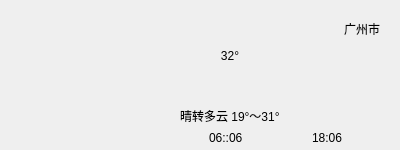
    <widget class="QWidget" name="widget_3" native="true">
     <property name="geometry">
      <rect>
       <x>0</x>
       <y>50</y>
       <width>400</width>
       <height>150</height>
      </rect>
     </property>
     <property name="sizePolicy">
      <sizepolicy hsizetype="Fixed" vsizetype="Fixed">
       <horstretch>0</horstretch>
       <verstretch>0</verstretch>
      </sizepolicy>
     </property>
     <property name="minimumSize">
      <size>
       <width>400</width>
       <height>150</height>
      </size>
     </property>
     <property name="maximumSize">
      <size>
       <width>400</width>
       <height>150</height>
      </size>
     </property>
     <layout class="QHBoxLayout" name="horizontalLayout_6">
      <property name="spacing">
       <number>0</number>
      </property>
      <property name="leftMargin">
       <number>20</number>
      </property>
      <property name="topMargin">
       <number>0</number>
      </property>
      <property name="rightMargin">
       <number>20</number>
      </property>
      <property name="bottomMargin">
       <number>0</number>
      </property>
      <item>
       <widget class="QLabel" name="lbTypeIcon">
        <property name="minimumSize">
         <size>
          <width>150</width>
          <height>150</height>
         </size>
        </property>
        <property name="maximumSize">
         <size>
          <width>150</width>
          <height>150</height>
         </size>
        </property>
        <property name="styleSheet">
         <string notr="true">background-color: rgba(255, 255, 255, 0);</string>
        </property>
        <property name="text">
         <string/>
        </property>
        <property name="pixmap">
         <pixmap resource="res.qrc">:/res/weatherBig/B04_XiaoYu.png</pixmap>
        </property>
        <property name="scaledContents">
         <bool>false</bool>
        </property>
        <property name="alignment">
         <set>Qt::AlignCenter</set>
        </property>
       </widget>
      </item>
      <item>
       <widget class="QWidget" name="widget_20" native="true">
        <layout class="QVBoxLayout" name="verticalLayout_7">
         <property name="spacing">
          <number>0</number>
         </property>
         <property name="leftMargin">
          <number>10</number>
         </property>
         <property name="topMargin">
          <number>10</number>
         </property>
         <property name="rightMargin">
          <number>0</number>
         </property>
         <property name="bottomMargin">
          <number>0</number>
         </property>
         <item>
          <widget class="QWidget" name="widget_21" native="true">
           <layout class="QHBoxLayout" name="horizontalLayout_8">
            <property name="spacing">
             <number>0</number>
            </property>
            <property name="leftMargin">
             <number>0</number>
            </property>
            <property name="topMargin">
             <number>0</number>
            </property>
            <property name="rightMargin">
             <number>0</number>
            </property>
            <property name="bottomMargin">
             <number>0</number>
            </property>
            <item>
             <widget class="QLabel" name="lbWendu">
              <property name="minimumSize">
               <size>
                <width>100</width>
                <height>0</height>
               </size>
              </property>
              <property name="maximumSize">
               <size>
                <width>100</width>
                <height>16777215</height>
               </size>
              </property>
              <property name="styleSheet">
               <string notr="true">font: 75 48pt &quot;微软雅黑&quot;;
background-color: rgba(255, 255, 255, 0);</string>
              </property>
              <property name="text">
               <string>32°</string>
              </property>
              <property name="alignment">
               <set>Qt::AlignCenter</set>
              </property>
             </widget>
            </item>
            <item>
             <widget class="QWidget" name="widget_23" native="true">
              <layout class="QVBoxLayout" name="verticalLayout_8">
               <property name="spacing">
                <number>0</number>
               </property>
               <property name="leftMargin">
                <number>0</number>
               </property>
               <property name="topMargin">
                <number>10</number>
               </property>
               <property name="rightMargin">
                <number>0</number>
               </property>
               <property name="bottomMargin">
                <number>0</number>
               </property>
               <item>
                <widget class="QLabel" name="lbCity">
                 <property name="styleSheet">
                  <string notr="true">font: 75 12pt &quot;微软雅黑&quot;;
background-color: rgba(255, 255, 255, 0);</string>
                 </property>
                 <property name="text">
                  <string>广州市</string>
                 </property>
                 <property name="alignment">
                  <set>Qt::AlignRight|Qt::AlignTop|Qt::AlignTrailing</set>
                 </property>
                 <property name="wordWrap">
                  <bool>true</bool>
                 </property>
                </widget>
               </item>
              </layout>
             </widget>
            </item>
           </layout>
          </widget>
         </item>
         <item>
          <widget class="QLabel" name="lbType">
           <property name="minimumSize">
            <size>
             <width>0</width>
             <height>24</height>
            </size>
           </property>
           <property name="maximumSize">
            <size>
             <width>16777215</width>
             <height>20</height>
            </size>
           </property>
           <property name="styleSheet">
            <string notr="true">background-color: rgba(255, 255, 255, 0);
font: 75 12pt &quot;微软雅黑&quot;;</string>
           </property>
           <property name="text">
            <string>晴转多云 19°～31°</string>
           </property>
           <property name="alignment">
            <set>Qt::AlignLeading|Qt::AlignLeft|Qt::AlignVCenter</set>
           </property>
          </widget>
         </item>
         <item>
          <widget class="QWidget" name="widget_22" native="true">
           <property name="minimumSize">
            <size>
             <width>0</width>
             <height>24</height>
            </size>
           </property>
           <property name="maximumSize">
            <size>
             <width>16777215</width>
             <height>24</height>
            </size>
           </property>
           <property name="styleSheet">
            <string notr="true">QLabel{ 
	background-color: rgba(60, 60, 60, 0);
}</string>
           </property>
           <layout class="QHBoxLayout" name="horizontalLayout_7">
            <property name="spacing">
             <number>5</number>
            </property>
            <property name="leftMargin">
             <number>0</number>
            </property>
            <property name="topMargin">
             <number>0</number>
            </property>
            <property name="rightMargin">
             <number>0</number>
            </property>
            <property name="bottomMargin">
             <number>0</number>
            </property>
            <item>
             <widget class="QLabel" name="lbsunRiseIcon">
              <property name="minimumSize">
               <size>
                <width>24</width>
                <height>24</height>
               </size>
              </property>
              <property name="maximumSize">
               <size>
                <width>24</width>
                <height>24</height>
               </size>
              </property>
              <property name="text">
               <string/>
              </property>
              <property name="pixmap">
               <pixmap resource="res.qrc">:/res/png/sunrise.png</pixmap>
              </property>
              <property name="scaledContents">
               <bool>true</bool>
              </property>
             </widget>
            </item>
            <item>
             <widget class="QLabel" name="lbsunRise">
              <property name="text">
               <string>06::06</string>
              </property>
             </widget>
            </item>
            <item>
             <widget class="QLabel" name="lbsunSetIcon">
              <property name="minimumSize">
               <size>
                <width>24</width>
                <height>24</height>
               </size>
              </property>
              <property name="maximumSize">
               <size>
                <width>24</width>
                <height>24</height>
               </size>
              </property>
              <property name="text">
               <string/>
              </property>
              <property name="pixmap">
               <pixmap resource="res.qrc">:/res/png/sunset.png</pixmap>
              </property>
              <property name="scaledContents">
               <bool>true</bool>
              </property>
             </widget>
            </item>
            <item>
             <widget class="QLabel" name="lbsunSet">
              <property name="text">
               <string>18:06</string>
              </property>
             </widget>
            </item>
           </layout>
          </widget>
         </item>
        </layout>
       </widget>
      </item>
     </layout>
    </widget>
